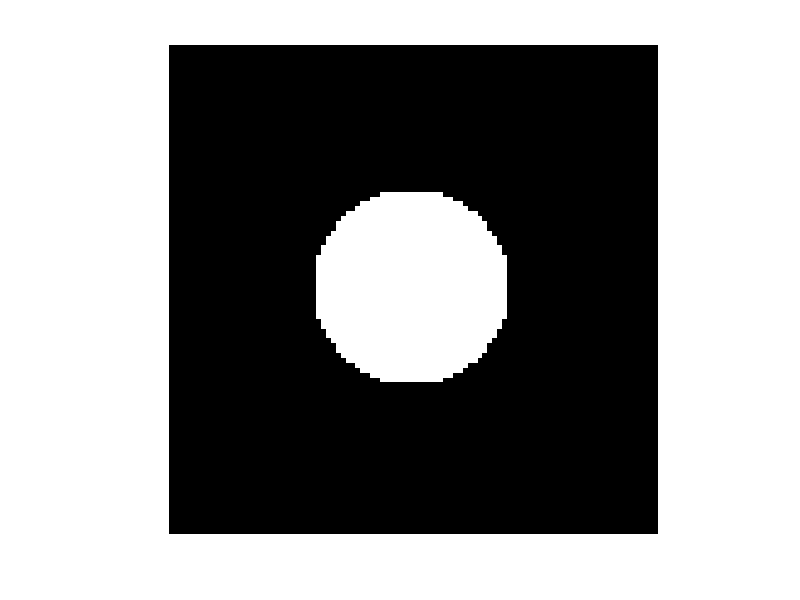
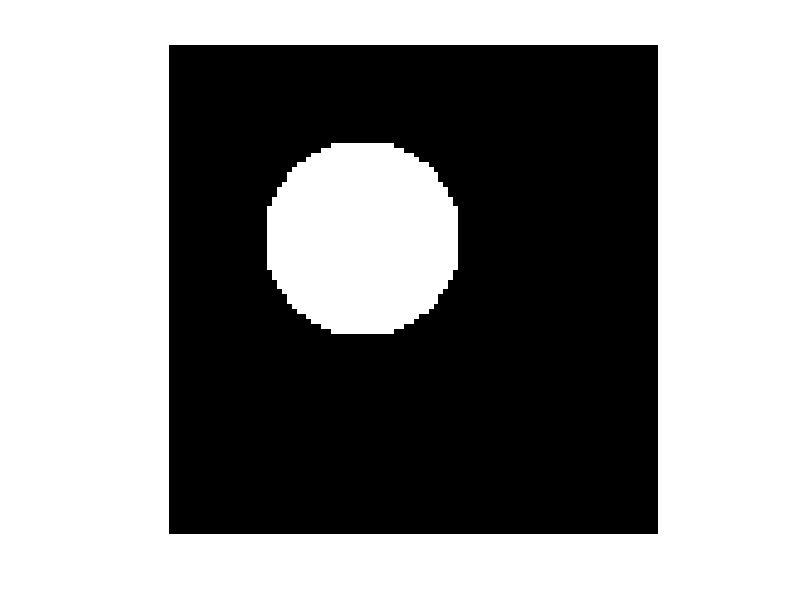
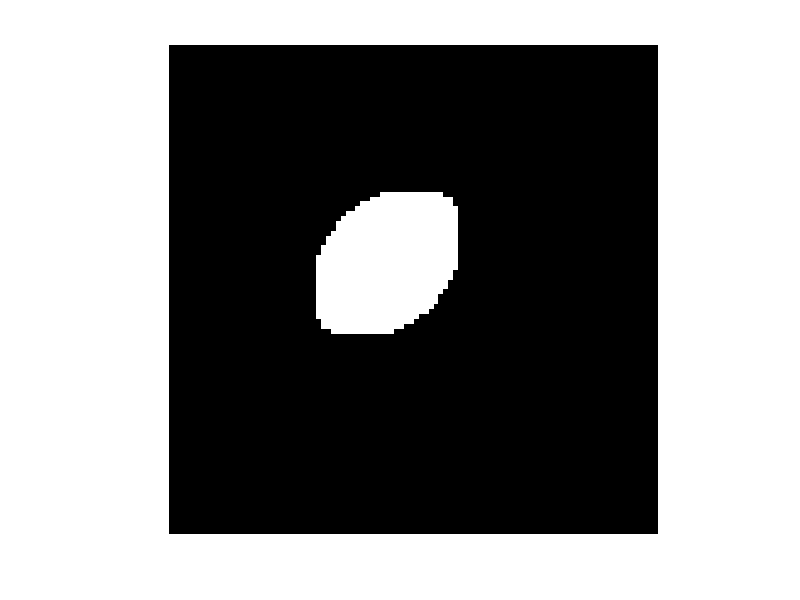
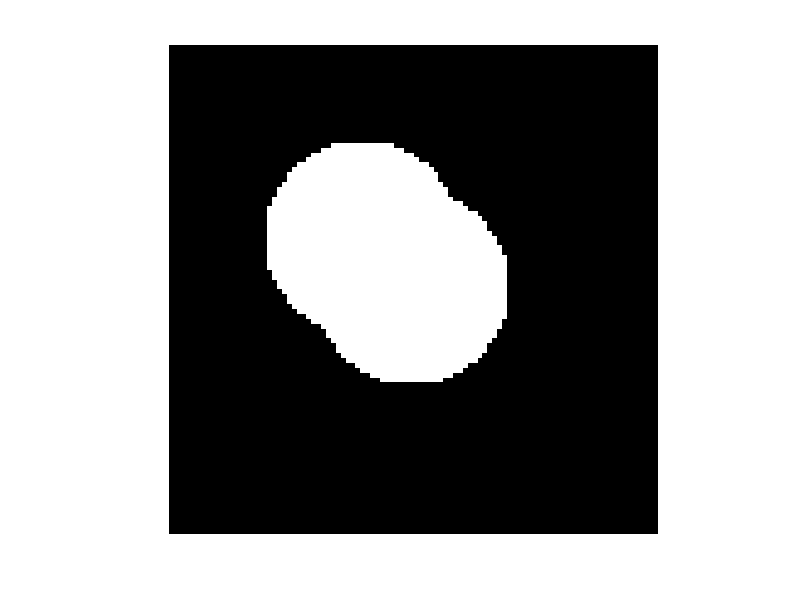

Recreate these plots in MATLAB, in order. (Note: this script raises an error after producing the figures.)
%Ariana Freitag ECE-210-A Assignment 3

%%

%Lunar Eclipse

A=ones(100,100);
B=zeros(100,100);

Z=1:100;
Z1= Z.';
Z2=1:100;

Zm=repmat(Z1,1,100); %columns
Zn=repmat(Z2,100,1); %rows

A=sqrt((Zm-50).^2 + (Zn-50).^2);
A=A<20;

B=sqrt((Zm-40).^2 + (Zn-40).^2);
B=B<20;

%Visualization
figure;
imshow(A);
figure;
imshow(B);
figure;
imshow(A&B);
figure;
imshow(A|B);
figure;
imshow(~(A&B));
figure;
imshow(~(A|B));

%%
%Fun with Find
x = sin(linspace(0,5,100)) +1;
desiredValue=1.5;
[val, ind] = findClosest(x, desiredValue);

%%
%Syncing ship
points=linspace(-2*pi, 2*pi, 10001);
fcn = sinc(points);
figure;
plot(points,fcn);
hold on;
[xroots] = criticalPoint(fcn); %gives location of the indices of the xroots
zeros = xroots;
yroot = 1;

der=diff(fcn)./diff(points); %derivative
derpoints = points(2:end);

[xroots] = criticalPoint(der); %gives index location of the indices of max and mins
maxmin = xroots;

%I don't know how to graph these but at least i have the indices 

hold off;

